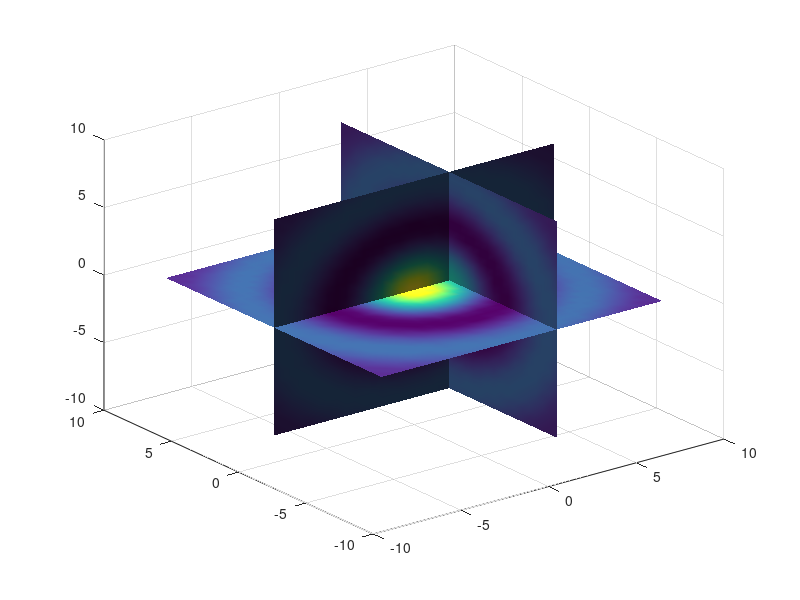
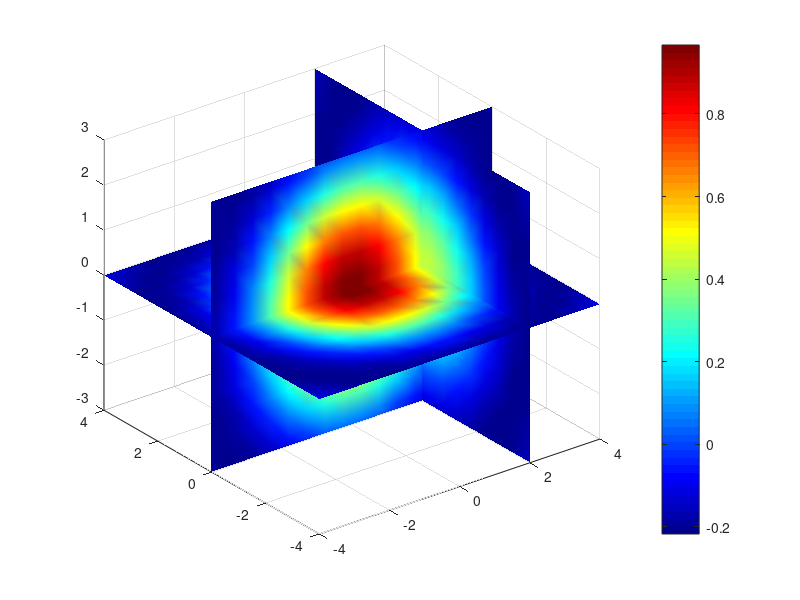
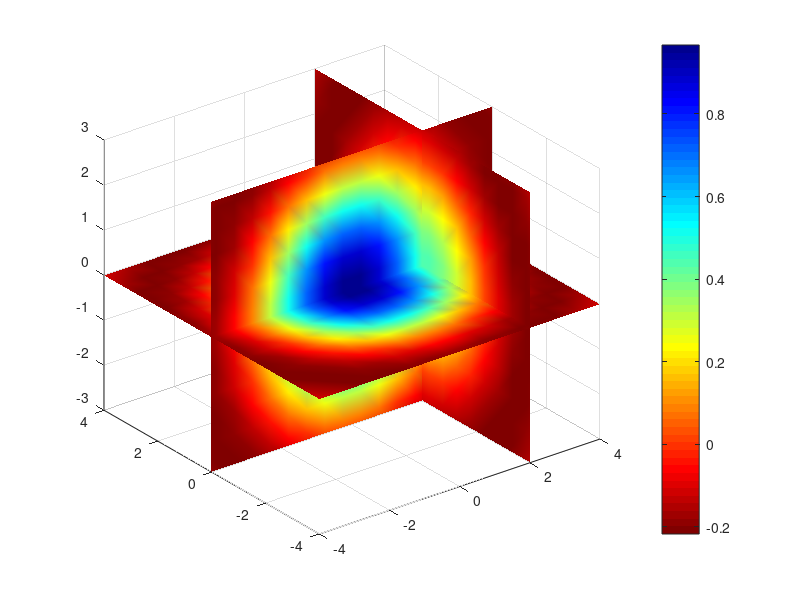
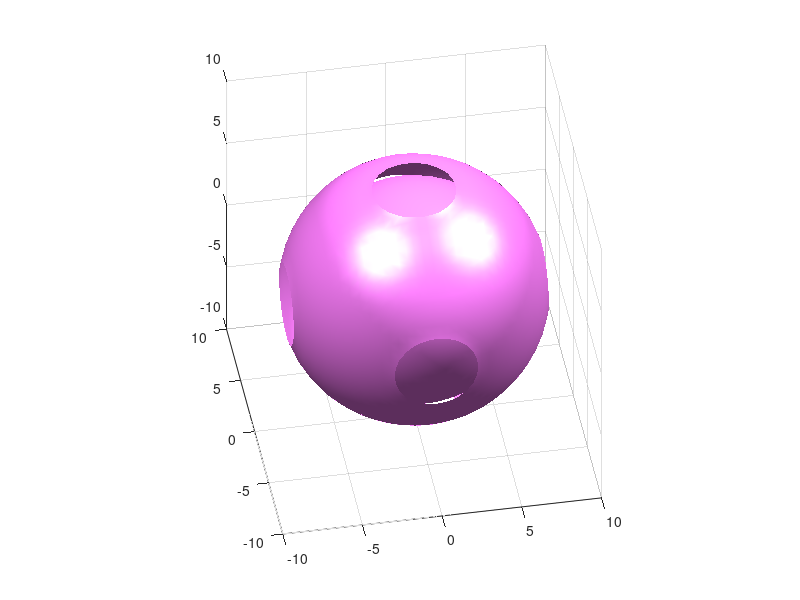

MATLAB code for these plots, in order:
%
% Several visualizations of a scalar 3D field
% A dataset representing the speed profile of a 
% submerged jet within an infinite tank.
% This dataset is part of Matlab
%

#[x,y,z,v] = flow; & Not octave
clear 
close all
clc

%[x, y, z] = meshgrid(-3:0.25:3);
%v = x.*exp(-x.^2 - y.^2 - z.^2);

[x, y, z] = meshgrid (linspace (-8, 8, 32));
v = sin (sqrt (x.^2 + y.^2 + z.^2)) ./ (sqrt (x.^2 + y.^2 + z.^2));

figure,
slice (x, y, z, v, [], 0, []);


% Visualization as slices
figure
clf(figure(1))
xslice = 2;
yslice = 0;
zslice = 0;
slice(x,y,z,v,xslice,yslice,zslice);
view(3);
axis on;
grid on;
light;
lighting gouraud;
camlight('left');
shading interp;

% Same visualization with a different Color Map
figure
clf(figure(2))
slice(x,y,z,v,xslice,yslice,zslice);
view(3);
axis([-4 4 -4 4 -3 3]);
grid on;
%colormap(jet(128));
colormap jet
colorbar;
shading interp;

% A New Color Map
figure
clf(figure(3))
slice(x,y,z,v,xslice,yslice,zslice);
view(3);
axis([-4 4 -4 4 -3 3]);
grid on;
%colormap(flipud(jet(128)));
colormap(flipud(jet))
colorbar;
shading interp;

%% Isocontours
%figure(4);
%clf(figure(4))
%xslice = (1:3:9);
%yslice = 0;
%zslice = 0;
%isovalues = (-3.0:0.25:3.0);
%%isovalues = (-0.5:0.05:0.5);
%s = contourslice(x,y,z,v,xslice,yslice,zslice,isovalues);
%set(s,'linewidth',2.0)
%view([-10 40]);
%axis on;
%grid on;
%colorbar;

% A single isosurface
isovalue = 0.1;
purple = [1.0 0.5 1.0];
figure,
clf(figure(5))
[f, vert] = isosurface (x, y, z, v, isovalue);
%p = patch(isosurface(x,y,z,v,isovalue));
p = patch ("Faces", f, "Vertices", vert, "EdgeColor", "none");
pbaspect ([1 1 1]);
isonormals(x,y,z,v,p);
set(p,'FaceColor',purple,'EdgeColor','none');
view([-10 40]);
axis on;
grid on;
light;
lighting gouraud;
camlight('left');

% Two isosurface
% First isosurface
isovalue = .05;
colors = v;
figure(6)
clf(figure(6))
[faces,verts,fcolors] = isosurface(x,y,z,v,isovalue,colors);
p = patch('Vertices',verts,'Faces',faces,'FaceVertexCData',fcolors, ...
'FaceColor','interp','EdgeColor','none');
isonormals(x,y,z,v,p);

% Second isosurface
isovalue2 = 0;
[faces,verts,fcolors] = isosurface(x,y,z,v,isovalue2,colors);
p2 = patch('Vertices',verts,'Faces',faces,'FaceVertexCData',fcolors, ...
'FaceColor','interp','EdgeColor','none');
isonormals(x,y,z,v,p2);
view([-10 40]);
axis on;
grid on;
colormap jet;
light;
lighting gouraud;
camlight('left');

%%%%%%%%%%%%%%%%%%%%%%%%%%%%%%%%%%%%%%%%

[x, y, z] = meshgrid (1:5, 1:5, 1:5);
v = rand (5, 5, 5);
figure(7)
isosurface (x, y, z, v, .5);

N = 50;    # Increase number of vertices in each direction
iso = .2;  # Change isovalue to .1 to display a sphere
lin = linspace (0, 2, N);
[x, y, z] = meshgrid (lin, lin, lin);
v = abs ((x-.5).^2 + (y-.5).^2 + (z-.5).^2);


 figure,
view (-38, 20);
[f, vert] = isosurface (x, y, z, v, iso);
p = patch ("Faces", f, "Vertices", vert, "EdgeColor", "none");
pbaspect ([1 1 1]);
isonormals (x, y, z, v, p)
set (p, "FaceColor", "green", "FaceLighting", "gouraud");
light ("Position", [1 1 5]);

figure,
 view (-38, 20);
p = patch ("Faces", f, "Vertices", vert, "EdgeColor", "blue");
pbaspect ([1 1 1]);
isonormals (x, y, z, v, p)
set (p, "FaceColor", "none", "EdgeLighting", "gouraud");
light ("Position", [1 1 5]);

figure,
view (-38, 20);
[f, vert, c] = isosurface (x, y, z, v, iso, y);
p = patch ("Faces", f, "Vertices", vert, "FaceVertexCData", c, ...
           "FaceColor", "interp", "EdgeColor", "none");
pbaspect ([1 1 1]);
isonormals (x, y, z, v, p)
set (p, "FaceLighting", "gouraud");
light ("Position", [1 1 5]);

figure,
view (-38, 20);
p = patch ("Faces", f, "Vertices", vert, "FaceVertexCData", c, ...
           "FaceColor", "interp", "EdgeColor", "blue");
pbaspect ([1 1 1]);
isonormals (x, y, z, v, p)
set (p, "FaceLighting", "gouraud");
light ("Position", [1 1 5]);
